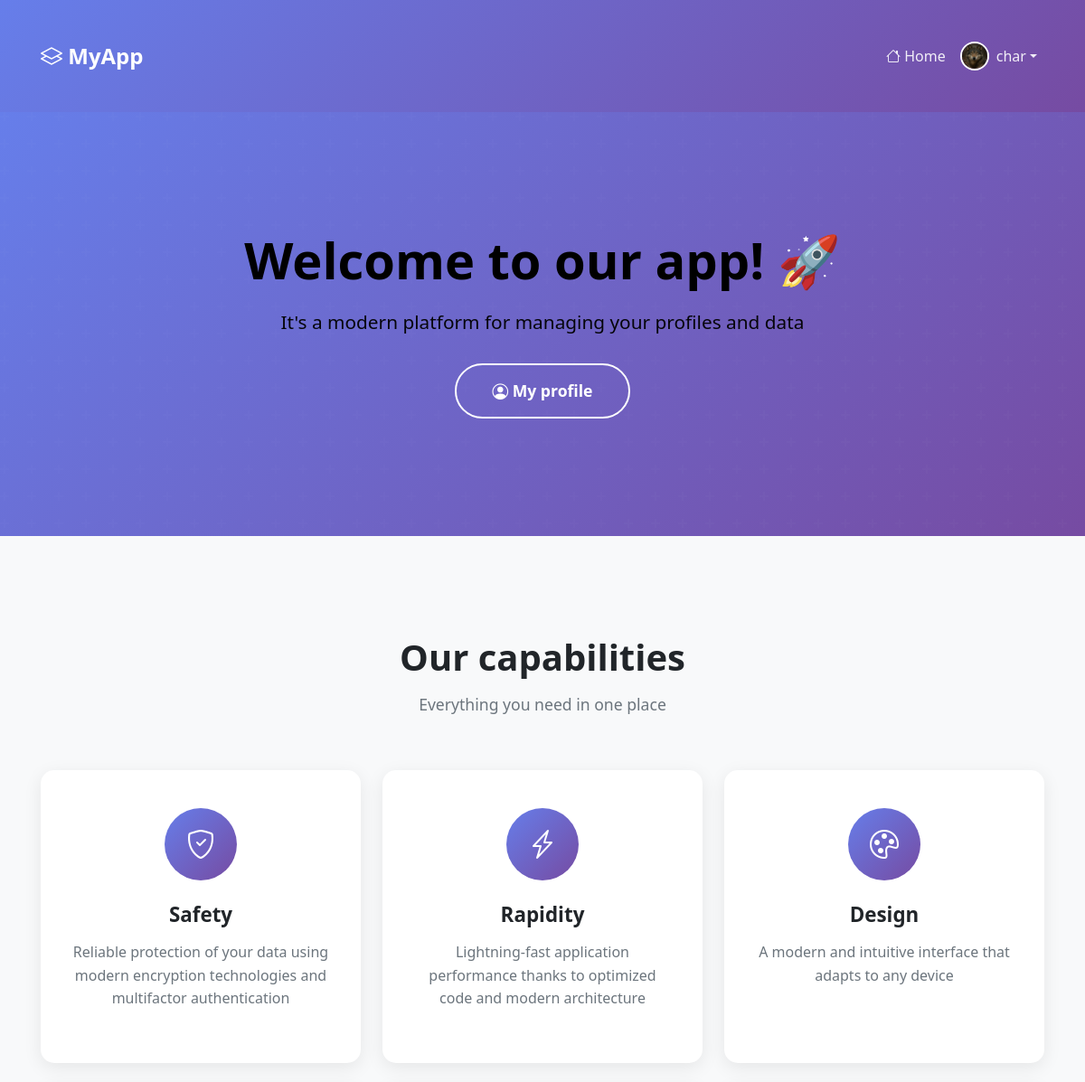
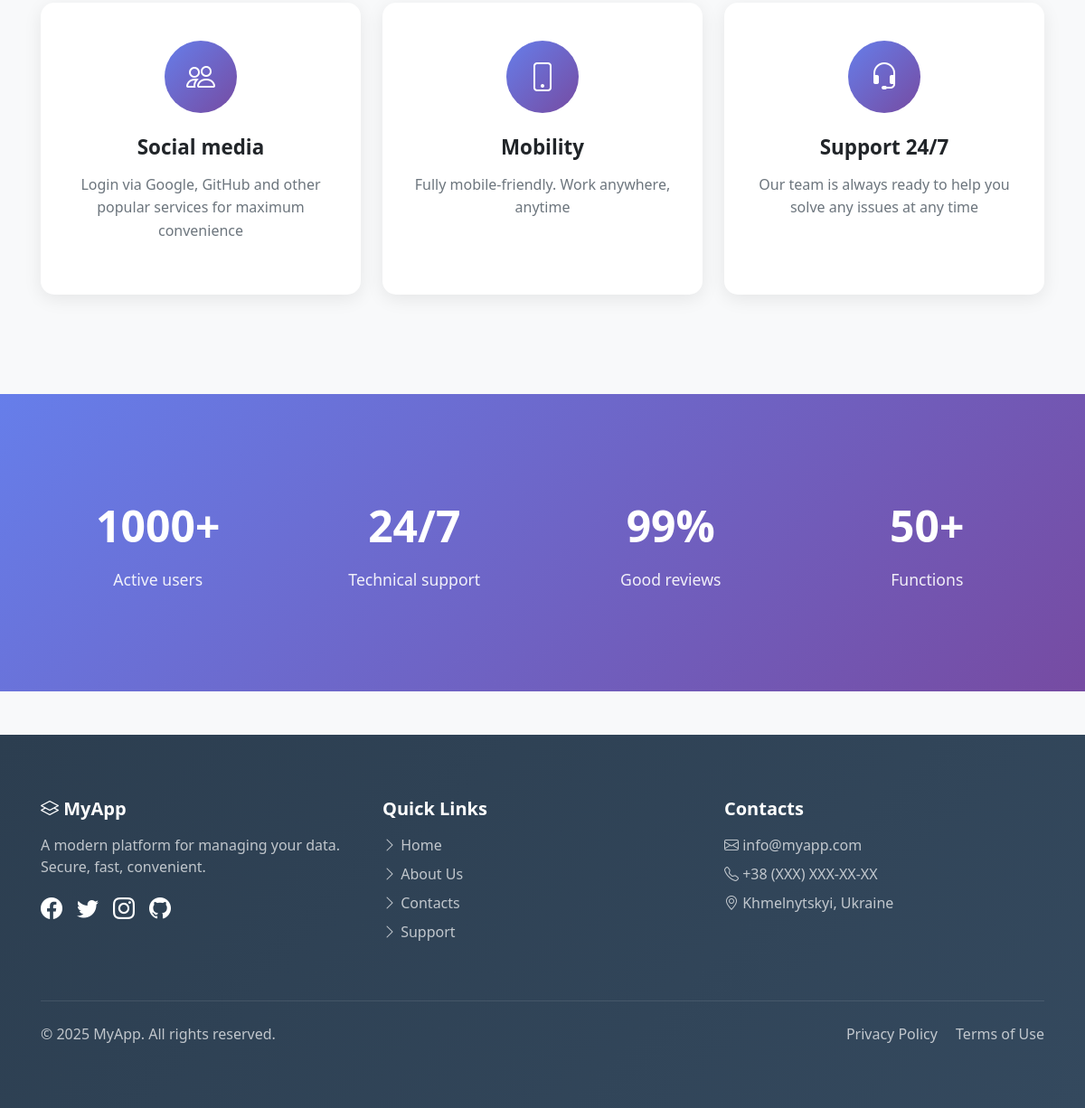
The page / (signed in) on the database its author committed (2 pictures, top to bottom).
### auth_app/models.py (models this page shows, shortened)
class User(AbstractUser):
    email = models.EmailField('Email', unique=True)
    phone = models.CharField('Телефон', max_length=20, blank=True)
    avatar = models.ImageField('Аватар', upload_to='avatars/', null=True, blank=True)
    bio = models.TextField('О себе', max_length=500, blank=True)
    date_of_birth = models.DateField('Дата рождения', null=True, blank=True)
    created_at = models.DateTimeField('Дата создания', auto_now_add=True)
    updated_at = models.DateTimeField('Дата обновления', auto_now=True)
    class Meta:
        db_table = 'users'
        verbose_name = 'Пользователь'
        verbose_name_plural = 'Пользователи'
        ordering = ['-created_at']

### templates/home.html (shortened to what this page needs)
{% extends 'base.html' %}
{% load static %}
{% block extra_css %}
    <link href="{% static 'css/home.css' %}" rel="stylesheet">
{% endblock %}
{% block content %}
<section class="hero-section">
    <div class="container hero-content">
        <h1>Welcome to our app! 🚀</h1>
        <p>It's a modern platform for managing your profiles and data</p>
        {% if user.is_authenticated %}
            <div class="hero-buttons">
                <a href="{% url 'auth_app:profile' %}" class="hero-btn hero-btn-outline">
                    <i class="bi bi-person-circle"></i> My profile
                </a>
            </div>
        {% endif %}
    </div>
</section>
<section class="features-section">
    <div class="container">
        <div class="section-title">
            <h2>Our capabilities</h2>
            <p>Everything you need in one place</p>
        </div>
        <div class="row g-4">
            <div class="col-md-4">
                <div class="feature-card">
                    <div class="feature-icon">
                        <i class="bi bi-shield-check"></i>
                    </div>
                    <h4>Safety</h4>
                    <p>Reliable protection of your data using modern encryption technologies and multifactor authentication</p>
                </div>
            </div>
            <div class="col-md-4">
                <div class="feature-card">
                    <div class="feature-icon">
                        <i class="bi bi-lightning-charge"></i>
                    </div>
                    <h4>Rapidity</h4>
                    <p>Lightning-fast application performance thanks to optimized code and modern architecture</p>
                </div>
            </div>
            <div class="col-md-4">
                <div class="feature-card">
                    <div class="feature-icon">
                        <i class="bi bi-palette"></i>
                    </div>
                    <h4>Design</h4>
                    <p>A modern and intuitive interface that adapts to any device</p>
                </div>
            </div>
            <div class="col-md-4">
                <div class="feature-card">
                    <div class="feature-icon">
                        <i class="bi bi-people"></i>
                    </div>
                    <h4>Social media</h4>
                    <p>Login via Google, GitHub and other popular services for maximum convenience</p>
                </div>
            </div>
            <div class="col-md-4">
                <div class="feature-card">
                    <div class="feature-icon">
                        <i class="bi bi-phone"></i>
                    </div>
                    <h4>Mobility</h4>
                    <p>Fully mobile-friendly. Work anywhere, anytime</p>
                </div>
            </div>
            <div class="col-md-4">
                <div class="feature-card">
                    <div class="feature-icon">
                        <i class="bi bi-headset"></i>
                    </div>
                    <h4>Support 24/7</h4>
                    <p>Our team is always ready to help you solve any issues at any time</p>
                </div>
            </div>
        </div>
    </div>
</section>
<section class="stats-section">
    <div class="container">
        <div class="row">
            <div class="col-md-3 col-6">
                <div class="stat-item">
                    <span class="stat-number">1000+</span>
                    <span class="stat-label">Active users</span>
                </div>
            </div>
            <div class="col-md-3 col-6">
                <div class="stat-item">
                    <span class="stat-number">24/7</span>
                    <span class="stat-label">Technical support</span>
                </div>
            </div>
            <div class="col-md-3 col-6">
                <div class="stat-item">
                    <span class="stat-number">99%</span>
                    <span class="stat-label">Good reviews</span>
                </div>
            </div>
            <div class="col-md-3 col-6">
                <div class="stat-item">
                    <span class="stat-number">50+</span>
                    <span class="stat-label">Functions</span>
                </div>
            </div>
        </div>
    </div>
</section>
{% endblock %}

### templates/includes/navbar.html (shortened to what this page needs)
{% load static %}
{% block extra_css %}
    <link href="{% static 'css/navbar.css' %}" rel="stylesheet">
{% endblock %}
<nav class="navbar navbar-expand-lg navbar-dark">
    <div class="container">
        <a class="navbar-brand fw-bold" href="{% url 'home' %}" style="font-size: 1.5rem;">
            <i class="bi bi-layers"></i> MyApp
        </a>
        <div class="collapse navbar-collapse" id="navbarNav">
            <ul class="navbar-nav ms-auto align-items-center">
                <li class="nav-item">
                    <a class="nav-link" href="{% url 'home' %}">
                        <i class="bi bi-house"></i> Home
                    </a>
                </li>
                {% if user.is_authenticated %}
                    <li class="nav-item dropdown">
                        <a class="nav-link dropdown-toggle d-flex align-items-center" href="#" id="navbarDropdown" role="button" data-bs-toggle="dropdown">
                            {% if user.avatar %}
                                <img src="{{ user.avatar.url }}" alt="Avatar" class="rounded-circle me-2" width="32" height="32" style="object-fit: cover; border: 2px solid white;">
                            {% else %}
                                <div class="bg-white text-primary rounded-circle me-2 d-inline-flex align-items-center justify-content-center" style="width: 32px; height: 32px; font-size: 0.9rem; font-weight: bold; border: 2px solid white;">
                                    {{ user.username|slice:":1"|upper }}
                                </div>
                            {% endif %}
                            {{ user.username }}
                        </a>
                    </li>
                {% endif %}
            </ul>
        </div>
    </div>
</nav>

### static/css/main.css (style rules this page uses)
:root { --primary-color: #0d6efd; --secondary-color: #6c757d; --success-color: #198754; --danger-color: #dc3545; --warning-color: #ffc107; --info-color: #0dcaf0; --light-color: #f8f9fa; --dark-color: #212529; --border-radius: 12px; --box-shadow: 0 2px 8px rgba(0, 0, 0, 0.1); --transition: all 0.3s ease; }
body { font-family: 'Segoe UI', Tahoma, Geneva, Verdana, sans-serif; background: #f8f9fa; min-height: 100vh; margin: 0; padding: 0; }
.container { background: transparent; border-radius: 0; padding: 30px 15px; box-shadow: none; margin-top: 0; }

### static/css/home.css (style rules this page uses)
.hero-section { background: linear-gradient(135deg, #667eea 0%, #764ba2 100%); color: black; padding: 100px 0; text-align: center; position: relative; overflow: hidden; }
.hero-section::before { content: ''; position: absolute; top: 0; left: 0; right: 0; bottom: 0; opacity: 0.3; }
.hero-content { position: relative; z-index: 1; }
.hero-section h1 { font-size: 3.5rem; font-weight: bold; margin-bottom: 20px; animation: fadeInDown 1s ease; }
.hero-section p { font-size: 1.3rem; margin-bottom: 30px; opacity: 0.95; animation: fadeInUp 1s ease; }
.hero-buttons { display: flex; gap: 15px; justify-content: center; flex-wrap: wrap; animation: fadeIn 1.5s ease; }
.hero-btn { padding: 15px 40px; font-size: 1.1rem; font-weight: 600; border-radius: 50px; text-decoration: none; transition: all 0.3s ease; display: inline-block; }
.hero-btn-outline { background: transparent; color: white; border: 2px solid white; }
.features-section { padding: 80px 0; background: #f8f9fa; }
.section-title { text-align: center; margin-bottom: 60px; }
.section-title h2 { font-size: 2.5rem; font-weight: bold; color: #212529; margin-bottom: 15px; }
.section-title p { font-size: 1.1rem; color: #6c757d; }
.feature-card { text-align: center; padding: 40px 30px; background: white; border-radius: 15px; box-shadow: 0 5px 20px rgba(0, 0, 0, 0.08); transition: all 0.3s ease; height: 100%; border: 2px solid transparent; }
.feature-icon { width: 80px; height: 80px; margin: 0 auto 25px; background: linear-gradient(135deg, #667eea 0%, #764ba2 100%); border-radius: 50%; display: flex; align-items: center; justify-content: center; font-size: 2rem; color: white; transition: all 0.3s ease; }
.feature-card h4 { font-size: 1.4rem; font-weight: bold; margin-bottom: 15px; color: #212529; }
.feature-card p { color: #6c757d; line-height: 1.6; }
.stats-section { background: linear-gradient(135deg, #667eea 0%, #764ba2 100%); color: white; padding: 60px 0; }
.stat-item { text-align: center; padding: 20px; }
.stat-number { font-size: 3rem; font-weight: bold; margin-bottom: 10px; display: block; }
.stat-label { font-size: 1.1rem; opacity: 0.9; }

### static/css/navbar.css (style rules this page uses)
.navbar { background: linear-gradient(135deg, #667eea 0%, #764ba2 100%); box-shadow: 0 2px 8px rgba(0, 0, 0, 0.1); }
.navbar-brand { font-size: 1.5rem; font-weight: bold; }
.navbar-nav .nav-link { color: rgba(255, 255, 255, 0.9) !important; transition: all 0.3s ease; padding: 8px 15px; border-radius: 8px; }

### rows shown on the page
User: avatar (picture), username "char"
